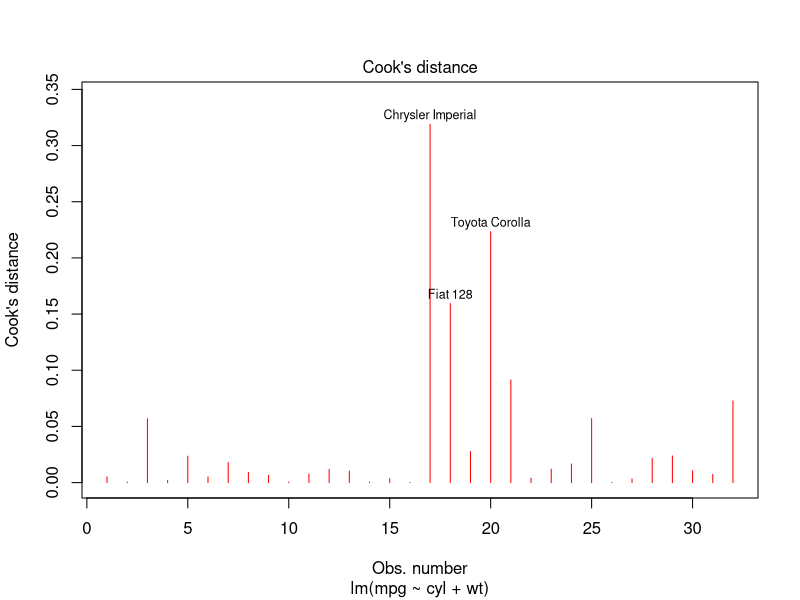

Recreate this plot in R.
mtcars
head(mtcars)
str(mtcars)
model1 <- lm(mpg ~ cyl + wt, data = mtcars)
model1

plot(model1, pch = 18, col = 'red', which = c(4))

# cooks distance function to identify cooks distance to each observation
cooks.distance(model1)
CooksDistance <- cooks.distance(model1)

round(CooksDistance, 5)

sort(round(CooksDistance, 5))

